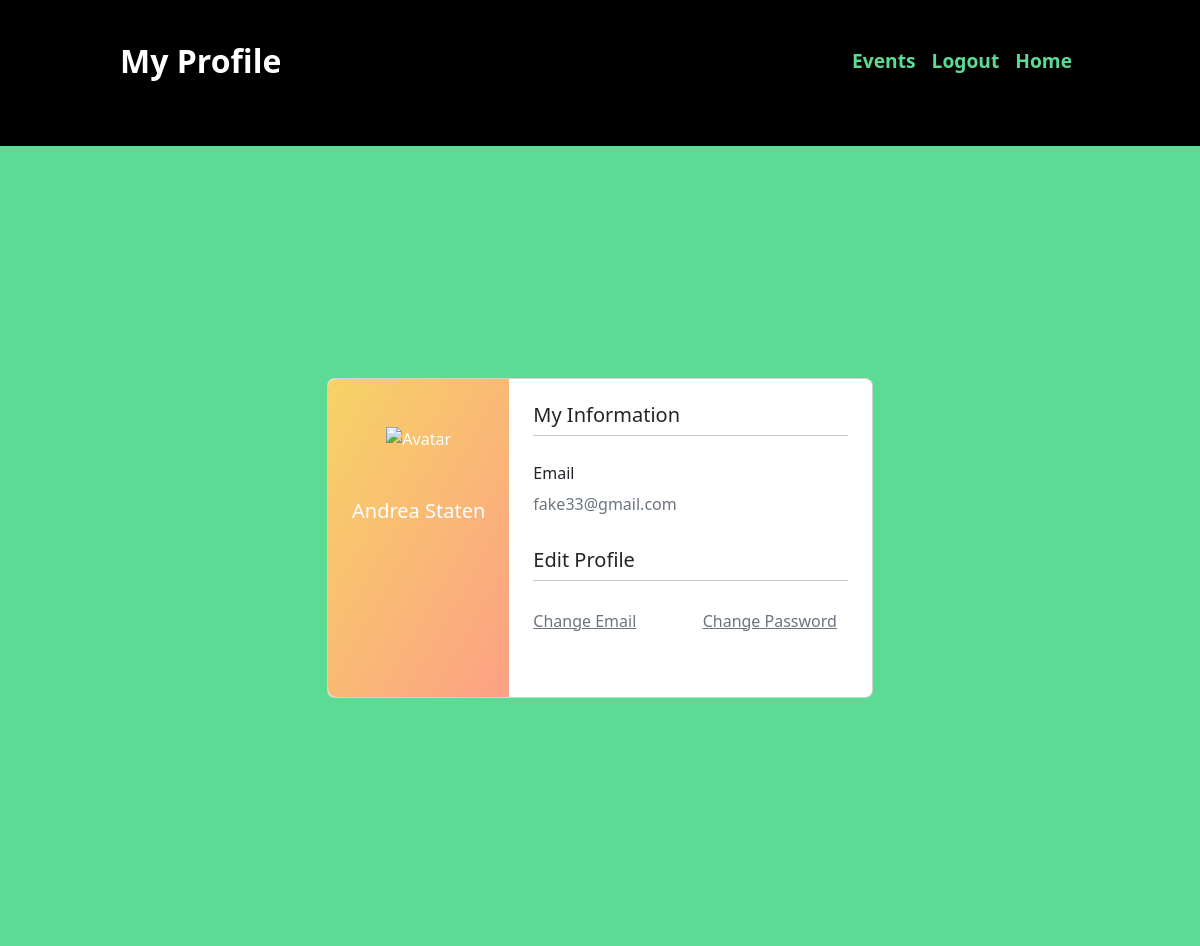
Screenshot of /profile/ (signed in) with the database file from the repository.
### website/models.py (models this page shows)
class User(db.Model, UserMixin):
    id = db.Column(db.Integer, primary_key=True)
    email = db.Column(db.String(150), unique=True)
    password = db.Column(db.String(150))
    last_name = db.Column(db.String(150))
    first_name = db.Column(db.String(150))
    trip = db.relationship('Trip')
    menu = db.relationship('Menu')

### website/views.py (the view)
@views.route('/profile/', methods = ['GET', 'POST'])
@login_required
def profile():
    return render_template("profile.html", user=current_user)

### website/__init__.py (called while the page is built)
def create_app():
    app = Flask(__name__)
    app.config['SECRET_KEY'] = 'hjshjhdajah'
    app.config['SQLALCHEMY_DATABASE_URI'] = f'sqlite:///{DB_NAME}'
    app.config['SQLALCHEMY_TRACK_MODIFICATIONS'] = False
    db.init_app(app)
    from .views import views
    from .auth import auth
    app.register_blueprint(views, url_prefix='/')
    app.register_blueprint(auth, url_prefix='/')
    from .models import User, Trip
    create_database(app)
    login_manager = LoginManager()
    login_manager.login_view = 'auth.login'
    login_manager.init_app(app)
    @login_manager.user_loader
    def load_user(id):
        return User.query.get(int(id))
    return app

### website/templates/profile.html (shortened to what this page needs)
<!DOCTYPE html>
<html>
    <head>
        <link href="https://cdn.jsdelivr.net/npm/bootstrap@5.2.1/dist/css/bootstrap.min.css" rel="stylesheet">
        <link rel="stylesheet" href="https://cdn.jsdelivr.net/npm/bootstrap-icons@1.9.1/font/bootstrap-icons.css">
        <link rel="stylesheet" href="../static/css/profile.css">
        <link rel="stylesheet" href="https://cdn.jsdelivr.net/npm/@fortawesome/fontawesome-free@6.1.2/css/fontawesome.min.css">
    </head>
    <body>
        <section id="title_section">
            <div class="container-fluid" id="title_container">
                <nav class="navbar navbar-expand-lg navbar-dark">
                    <a class="navbar-brand" href="/">My Profile</a>
                    <div class="collapse navbar-collapse" id="navbarSupportedContent">
                        <ul class="navbar-nav ms-auto">
                            <li class="navbar-item">
                                <a class="nav-link" href="/events">Events</a>
                            </li>
                            <li class="navbar-item">
                                <a class="nav-link" href="/logout">Logout</a>
                            </li>
                            <li class="navbar-item">
                                <a class="nav-link" href="/">Home</a>
                            </li>
                        </ul>
                    </div>
                </nav>
            </div>
        </section>
        <section class="vh-100" style="background-color: #5CDB95;">
            <div class="container py-5 h-100">
              <div class="row d-flex justify-content-center align-items-center h-100">
                <div class="col col-lg-6 mb-4 mb-lg-0">
                  <div class="card mb-3" style="border-radius: .5rem;">
                    <div class="row g-0">
                      <div class="col-md-4 gradient-custom text-center text-white"
                        style="border-top-left-radius: .5rem; border-bottom-left-radius: .5rem;">
                        <img src="https://mdbcdn.b-cdn.net/img/Photos/new-templates/bootstrap-chat/ava1-bg.webp"
                          alt="Avatar" class="img-fluid my-5" style="width: 80px;" />
                        <h5>{{user.first_name}} {{user.last_name}}</h5>
                      </div>
                      <div class="col-md-8">
                        <div class="card-body p-4">
                          <h5>My Information</h5>
                          <hr class="mt-0 mb-4">
                          <div class="row pt-1">
                            <div class="col-6 mb-3">
                              <h6>Email</h6>
                              <p class="text-muted">{{user.email}}</p>
                            </div>
                          </div>
                          <h5>Edit Profile</h5>
                          <hr class="mt-0 mb-4">
                          <div class="row pt-1">
                            <div class="col-6 mb-3">
                              <a class="text-muted" href="/email_reset/{{user.id}}">Change Email</a>
                            </div>
                            <div class="col-6 mb-3">
                              <a class="text-muted" href="/password_reset/{{user.id}}">Change Password</a>
                            </div>
                          </div>
                          <div class="d-flex justify-content-start">
                            <a href="#!"></a>
                            <a href="#!"></a>
                          </div>
                        </div>
                      </div>
                    </div>
                  </div>
                </div>
              </div>
            </div>
          </section>
    </body>
</html>

### website/static/css/profile.css (style rules this page uses)
#title_section { background-color: black; }
#title_container { padding: 2% 10%; }
.navbar { padding-bottom: 2rem; }
.navbar-brand { font-size: 2rem; font-weight: bold; color: white; }
.navbar-item { font-size: 1.2rem; font-weight: bold; }
.nav-link { color: #5CDB95; }
.gradient-custom { background: #f6d365; background: -webkit-linear-gradient(to right bottom, rgba(246, 211, 101, 1), rgba(253, 160, 133, 1)); background: linear-gradient(to right bottom, rgba(246, 211, 101, 1), rgba(253, 160, 133, 1)) }

### rows the page displays
User: first_name "Andrea", last_name "Staten", email "fake33@gmail.com"
